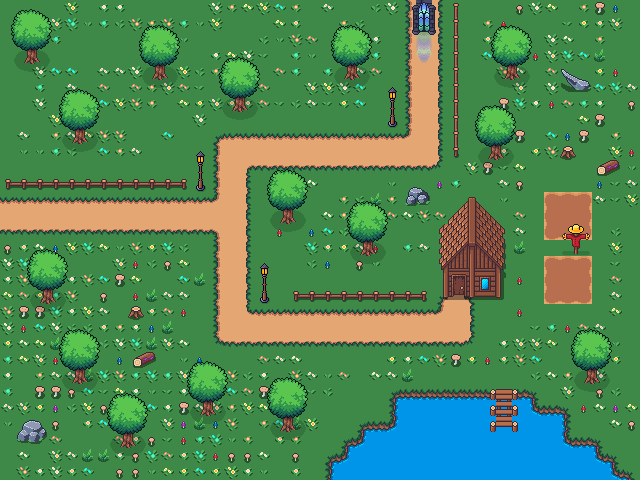

Tiled map render using the project's own tile images. Description and the map definition, with tile-layer contents summarised, below:
An orthogonal 40x30 tile map with 16x16 px tiles, 3 tile layers (Tile Layer 1, Tile Layer 2, Tile Layer 3), 13 tilesets and 48 objects (Town_enter, Dungeon_enter, house_enter).

<map version="1.10" tiledversion="1.11.2" orientation="orthogonal" renderorder="right-down" width="40" height="30" tilewidth="16" tileheight="16" infinite="0" nextlayerid="6" nextobjectid="105">
 <editorsettings>
  <export target="../../maps/start_map.json" format="json" />
 </editorsettings>
 <tileset firstgid="1" name="Bridge_Wood" tilewidth="16" tileheight="16" tilecount="36" columns="9">
  <image source="Cute_Fantasy/Tiles/Bridge/Bridge_Wood.png" width="144" height="64" />
 </tileset>
 <tileset firstgid="37" name="FarmLand_Tile" tilewidth="16" tileheight="16" tilecount="56" columns="7">
  <image source="Cute_Fantasy/Tiles/FarmLand/FarmLand_Tile.png" width="112" height="128" />
 </tileset>
 <tileset firstgid="93" name="Water_Tile_1_Anim" tilewidth="16" tileheight="16" tilecount="120" columns="24">
  <image source="Cute_Fantasy/Tiles/Water/Water_Tile_1_Anim.png" width="384" height="80" />
 </tileset>
 <tileset firstgid="213" name="House_1_1" tilewidth="16" tileheight="16" tilecount="35" columns="5">
  <image source="Cute_Fantasy/House/Buildings/Houses/House_1_1.png" width="80" height="112" />
 </tileset>
 <tileset firstgid="248" name="Grass_Tiles_1" tilewidth="16" tileheight="16" tilecount="80" columns="8">
  <image source="Cute_Fantasy/Tiles/Grass/Grass_Tiles_1.png" width="128" height="160" />
 </tileset>
 <tileset firstgid="328" name="Grass_1_Middle" tilewidth="16" tileheight="16" tilecount="1" columns="1">
  <image source="Cute_Fantasy/Tiles/Grass/Grass_1_Middle.png" width="16" height="16" />
 </tileset>
 <tileset firstgid="329" name="Fences" tilewidth="16" tileheight="16" tilecount="16" columns="4">
  <image source="Cute_Fantasy/Outdoor decoration/Fences.png" width="64" height="64" />
 </tileset>
 <tileset firstgid="345" name="Lanter_Posts" tilewidth="16" tileheight="16" tilecount="432" columns="12">
  <image source="Cute_Fantasy/Outdoor decoration/Lanter_Posts.png" width="192" height="576" />
 </tileset>
 <tileset firstgid="777" name="Scarecrows" tilewidth="16" tileheight="16" tilecount="20" columns="10">
  <image source="Cute_Fantasy/Outdoor decoration/Scarecrows.png" width="160" height="32" />
 </tileset>
 <tileset firstgid="797" name="Outdoor_Decor" tilewidth="16" tileheight="16" tilecount="234" columns="9">
  <image source="Cute_Fantasy/Outdoor decoration/Outdoor_Decor.png" width="144" height="416" />
 </tileset>
 <tileset firstgid="1031" name="Big_Oak_Tree" tilewidth="16" tileheight="16" tilecount="60" columns="12">
  <image source="Cute_Fantasy/Trees/Big_Oak_Tree.png" width="192" height="80" />
 </tileset>
 <tileset firstgid="1091" name="Dungeon_2_Arch_small" tilewidth="16" tileheight="16" tilecount="28" columns="7">
  <image source="Cute_Fantasy_Dungeons/Dungeon_2/Dungeon_2_Arch_small.png" width="112" height="64" />
 </tileset>
 <tileset firstgid="1119" name="Dungeon_2_Arch_Open" tilewidth="16" tileheight="16" tilecount="4" columns="2">
  <image source="Cute_Fantasy_Dungeons/Dungeon_2/Dungeon_2_Arch_Open.png" width="32" height="32" />
 </tileset>
 <layer id="1" name="Tile Layer 1" width="40" height="30">
  <data>[1200 cells, 1200 non-empty, 31 distinct tile ids]</data>
 </layer>
 <layer id="2" name="Tile Layer 2" width="40" height="30">
  <data>[1200 cells, 623 non-empty, 102 distinct tile ids]</data>
 </layer>
 <layer id="3" name="Tile Layer 3" width="40" height="30">
  <data>[1200 cells, 306 non-empty, 27 distinct tile ids]</data>
 </layer>
 <objectgroup id="4" name="collision">
  <object id="4" x="441.087" y="230.73" width="62.6486" height="40.2377" />
  <object id="9" x="408.998" y="191.511" width="17.3175" height="12.2241" />
  <object id="13" x="596.435" y="160.441" width="24.9576" height="17.3175" />
  <object id="14" x="560.272" y="143.124" width="14.7708" height="17.3175" />
  <object id="15" x="562.818" y="233.277" width="26.9949" height="9.67742" />
  <object id="20" x="134.975" y="352.971" width="17.8268" height="12.7334" />
  <object id="21" x="125.297" y="304.075" width="16.8081" height="17.3175" />
  <object id="24" x="19.8642" y="420.713" width="24.4482" height="22.9202" />
  <object id="43" x="452.292" y="2.54669" width="7.13073" height="156.876" />
  <object id="44" x="296.435" y="292.869" width="127.334" height="4.0747" />
  <object id="48" x="333.616" y="460.441" width="76.91" height="17.8268" />
  <object id="49" x="347.878" y="444.143" width="68.7606" height="13.7521" />
  <object id="50" x="366.214" y="428.353" width="58.5739" height="13.7521" />
  <object id="51" x="398.812" y="397.793" width="87.6061" height="35.1443" />
  <object id="52" x="527.165" y="400.34" width="4.58404" height="45.8404" />
  <object id="53" x="534.295" y="415.11" width="30.5603" height="30.0509" />
  <object id="55" x="483.871" y="435.484" width="43.8031" height="22.4109" />
  <object id="56" x="529.711" y="447.708" width="62.1392" height="26.9949" />
  <object id="57" x="593.888" y="462.479" width="15.7895" height="14.2615" />
  <object id="59" x="471.671" y="201.188">
   <polygon points="0,0 -34.6588,29.0323 31.5551,28.0804" />
  </object>
  <object id="60" x="641.256" y="1.01868" width="4.0747" height="478.268" />
  <object id="61" x="0.509338" y="480.306" width="644.822" height="2.54669" />
  <object id="62" x="-5.60272" y="-0.509338" width="4.58404" height="479.287" />
  <object id="64" x="-5.09338" y="-12.2241" width="648.896" height="10.6961" />
  <object id="66" x="6.62139" y="181.324" width="177.25" height="4.0747" />
  <object id="67" x="17.8268" y="16.8081" width="28.0136" height="29.0323">
   <ellipse />
  </object>
  <object id="69" x="143.633" y="32.0883" width="31.0696" height="28.5229">
   <ellipse />
  </object>
  <object id="71" x="223.599" y="63.1579" width="31.5789" height="32.0883">
   <ellipse />
  </object>
  <object id="72" x="63.0176" y="96.2127" width="31.0696" height="28.5229">
   <ellipse />
  </object>
  <object id="73" x="336.927" y="32.5976" width="31.0696" height="28.5229">
   <ellipse />
  </object>
  <object id="74" x="496.859" y="32.0883" width="31.0696" height="28.5229">
   <ellipse />
  </object>
  <object id="75" x="480.56" y="113.073" width="31.0696" height="28.5229">
   <ellipse />
  </object>
  <object id="76" x="350.679" y="208.319" width="31.0696" height="28.5229">
   <ellipse />
  </object>
  <object id="77" x="272.802" y="176.46" width="31.0696" height="28.5229">
   <ellipse />
  </object>
  <object id="78" x="31.3243" y="256.706" width="31.0696" height="28.5229">
   <ellipse />
  </object>
  <object id="79" x="63.4126" y="336.672" width="31.0696" height="28.5229">
   <ellipse />
  </object>
  <object id="80" x="111.8" y="400.849" width="31.0696" height="28.5229">
   <ellipse />
  </object>
  <object id="81" x="192.275" y="369.27" width="31.0696" height="28.5229">
   <ellipse />
  </object>
  <object id="82" x="272.241" y="386.078" width="31.0696" height="28.5229">
   <ellipse />
  </object>
  <object id="83" x="575.983" y="336.111" width="31.0696" height="28.5229">
   <ellipse />
  </object>
  <object id="85" x="563.837" y="71.3073">
   <polygon points="0,0 12.2241,18.3362 26.9949,19.3548 24.9576,8.14941" />
  </object>
  <object id="89" x="196.833" y="179.921" width="5.99777" height="6.11205">
   <ellipse />
  </object>
  <object id="90" x="262.413" y="297.048" width="4.26112" height="3.80391">
   <ellipse />
  </object>
  <object id="91" x="389.747" y="119.185" width="6.06981" height="5.77914">
   <ellipse />
  </object>
 </objectgroup>
 <objectgroup id="5" name="interact">
  <!-- 4 objects omitted --></objectgroup>
</map>
<!-- 4 of 48 objects omitted -->
